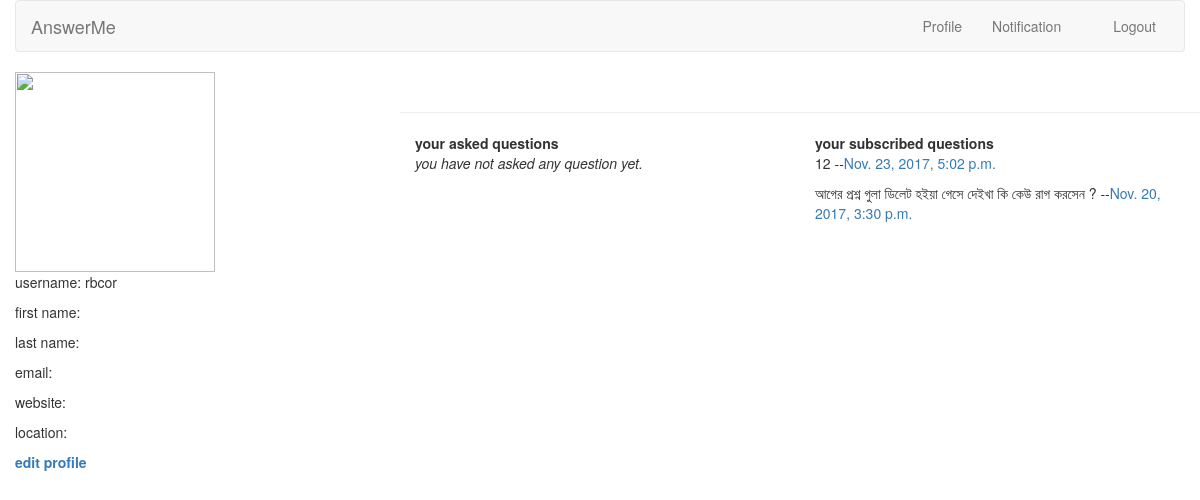
Page /account/profile/ (signed in) on the committed database.
### question/models.py (models this page shows, shortened)
class Question(models.Model):
    user       = models.ForeignKey(User, on_delete= models.SET_NULL, null=True, blank=True)
    text       = models.TextField()
    created    = models.DateTimeField(auto_now=True)
    updated    = models.DateTimeField(auto_now_add=True)
    upvote     = models.PositiveIntegerField(default=0)
    is_banned  = models.BooleanField(default=False)
    subscribers= models.ManyToManyField(User, related_name='subscribed')
    tags       = models.ManyToManyField(Tag, related_name='questions')
    class Meta:
        ordering = ['-created', 'upvote']

### accounts/views.py (the view)
@login_required
def dashboard(request):
    asked_question_list = Question.objects.filter(user=request.user) # all question asked by current user
    subscribed_question_list = request.user.subscribed.all() # all question subscribed by current user
    context = {'user':request.user,
               'asked_question_list':asked_question_list,
               'subscribed_question_list':subscribed_question_list,
        }
    return render(request, 'accounts/dashboard.html', context)

### accounts/templates/accounts/dashboard.html
{% extends 'base.html' %}
{% block content %}
    <div class="row">
        <div class="col-sm-4">
            <img src="{% if user.profile.photo %}
                            {{ user.profile.photo.url }}
                        {% else %}
                            https://qph.ec.quoracdn.net/main-qimg-7ca600a4562ef6a81f4dc2bd5c99fee9-c
                        {% endif %}" height="200px" width="200px"/>
            <p>username: {{ user.username }}</p>
            <p>first name: {{ user.first_name }}</p>
            <p>last name: {{ user.last_name }}</p>
            <p>email: {{ user.email }}</p>
            <p>website: {{ user.profile.website }}</p>
            <p>location: {{ user.profile.location }}</p>
            <strong><a href="{% url 'accounts:edit_profile' %}">edit profile</a></strong>
        </div>
        <br/><hr/>
        <div class="col-sm-4">
            <strong>your asked questions</strong><br/>
            {% for question in asked_question_list %}
                <p>{{ question.text }}  --<a href="{% url 'question:detail' pk=question.pk %}">{{ question.created }}</a></p>
            {% empty %}
                <i>you have not asked any question yet.</i>
            {% endfor %}
        </div>
        <div class="col-sm-4">
            <strong>your subscribed questions</strong><br/>
            {% for question in subscribed_question_list %}
                <p>{{ question.text }}  --<a href="{% url 'question:detail' pk=question.pk %}">{{ question.created }}</a> </p>
            {% empty %}
                <i>you have not subscribed on any question yet.</i>
            {% endfor %}
        </div>
    </div>
{% endblock %}

### rows in the picture
Question: text "12", created "Nov. 23, 2017, 5:02 p.m."
Question: text "আগের প্রশ্ন গুলা ডিলেট হইয়া গেসে দেইখা কি কেউ রাগ করসেন ?", created "Nov. 20, 2017, 3:30 p.m."

### other values in the picture
{{ user.username }} "rbcor"
